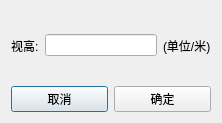
<?xml version="1.0" encoding="UTF-8"?>
<ui version="4.0">
 <class>SetLosHeight</class>
 <widget class="QDialog" name="SetLosHeight">
  <property name="geometry">
   <rect>
    <x>0</x>
    <y>0</y>
    <width>222</width>
    <height>123</height>
   </rect>
  </property>
  <property name="windowTitle">
   <string>设置视高</string>
  </property>
  <layout class="QGridLayout" name="gridLayout">
   <item row="0" column="0">
    <layout class="QVBoxLayout" name="verticalLayout">
     <item>
      <layout class="QHBoxLayout" name="horizontalLayout">
       <item>
        <widget class="QLabel" name="labelTitle">
         <property name="text">
          <string>视高:</string>
         </property>
        </widget>
       </item>
       <item>
        <widget class="QLineEdit" name="lineEdit">
         <property name="font">
          <font>
           <weight>75</weight>
           <bold>true</bold>
          </font>
         </property>
         <property name="maxLength">
          <number>5</number>
         </property>
        </widget>
       </item>
       <item>
        <widget class="QLabel" name="labelEnd">
         <property name="text">
          <string>(单位/米)</string>
         </property>
        </widget>
       </item>
      </layout>
     </item>
     <item>
      <layout class="QHBoxLayout" name="horizontalLayout_2">
       <item>
        <widget class="QPushButton" name="buttonCancel">
         <property name="text">
          <string>取消</string>
         </property>
        </widget>
       </item>
       <item>
        <widget class="QPushButton" name="buttonOK">
         <property name="text">
          <string>确定</string>
         </property>
        </widget>
       </item>
      </layout>
     </item>
    </layout>
   </item>
  </layout>
 </widget>
 <layoutdefault spacing="6" margin="11"/>
 <resources/>
 <connections/>
</ui>
